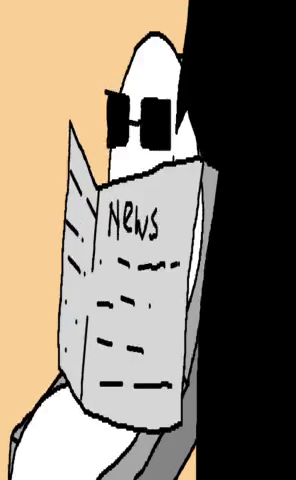
#> input picture frame 64 of TEASER VIDEO.mp4, 296 x 480 px, given in place of testvideo.mp4, which was not available
$ python videotest.py
#> lines starting #> are read from the running program, lines starting #| are printed output that depends on the picture
import cv2

# Open the video file
cap = cv2.VideoCapture('testvideo.mp4')

# Check if the video file was successfully opened
if not cap.isOpened():
    print("Error opening video file")

# Set the size of the video player window
cv2.namedWindow('Video Player', cv2.WINDOW_NORMAL)
cv2.resizeWindow('Video Player', 700, 500)

# Loop through the video frames
while cap.isOpened():
    # Read the next frame
    ret, frame = cap.read()
#> frame is the input picture: shape (480, 296, 3); mean B, G, R 112.1, 127, 137.7

    # If the frame was successfully read, display it
    if ret:
        # Resize the frame to 700x700 pixels
        frame = cv2.resize(frame, (700, 500))
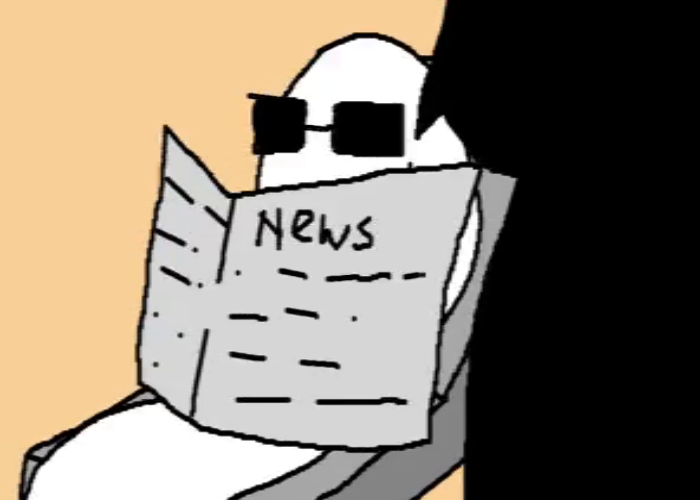
#> frame: shape (500, 700, 3); mean B, G, R 112.1, 127, 137.7
        cv2.imshow('Video Player', frame)

        # Wait for 25ms before showing the next frame
        key = cv2.waitKey(25)
#> (key Esc is pressed here)

        # If the space bar is pressed, skip the video
        if key == ord(' '):
            break
    else:
        # If there are no more frames, exit the loop
        break

# Release the video file and close the window
cap.release()
cv2.destroyAllWindows()

$ run again, starting later in the video
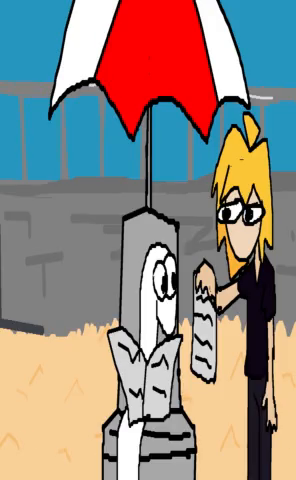
#> input picture frame 289 of TEASER VIDEO.mp4, 296 x 480 px, given in place of testvideo.mp4, which was not available
#> frame is the input picture: shape (480, 296, 3); mean B, G, R 131.6, 138.8, 148.1
#> `frame = cv2.resize(frame, (700, 500))`:
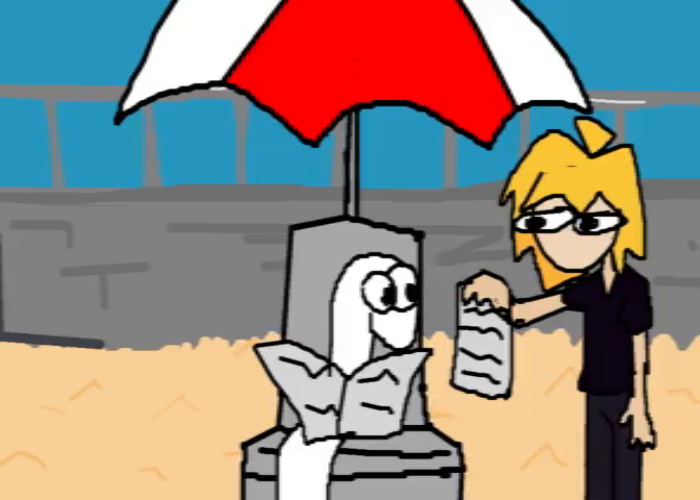
#> frame: shape (500, 700, 3); mean B, G, R 131.6, 138.7, 148.1

$ run again, starting later in the video
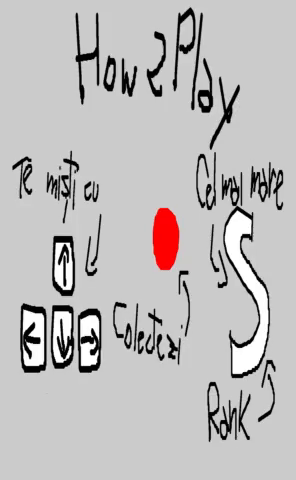
#> input picture frame 514 of TEASER VIDEO.mp4, 296 x 480 px, given in place of testvideo.mp4, which was not available
#> frame is the input picture: shape (480, 296, 3); mean B, G, R 187.5, 187.5, 189.8
#> `frame = cv2.resize(frame, (700, 500))`:
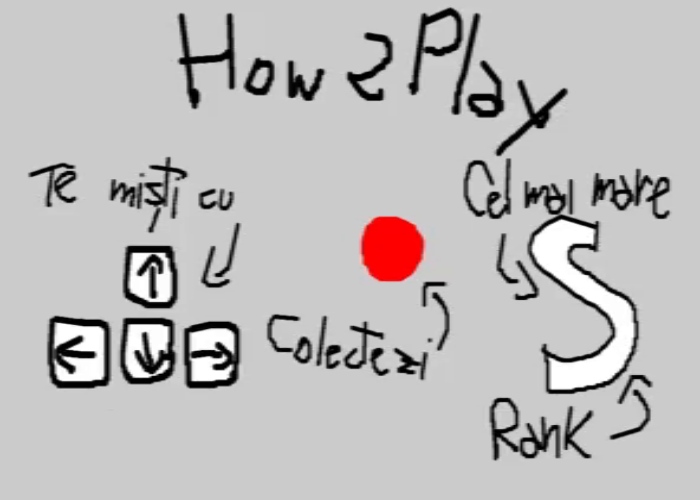
#> frame: shape (500, 700, 3); mean B, G, R 187.4, 187.4, 189.8
